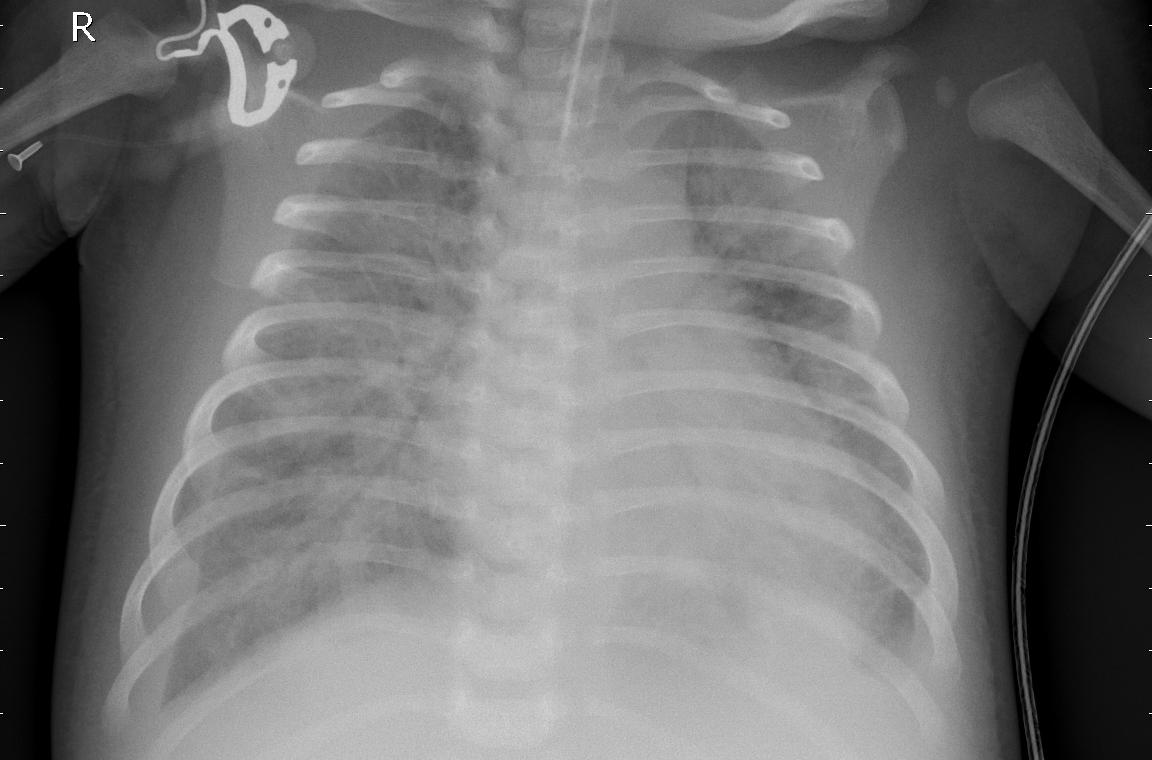
#> input picture assets/data/person1000_bacteria_2931.jpeg, 1152 x 760 px, found by its file name
$ jupyter execute Code.ipynb   (shell and % lines are left out)
#> lines starting #> are read from the running program, lines starting #| are printed output that depends on the picture
[cell 1]
import numpy as np
import matplotlib.pyplot as plt
from PIL import Image
from skimage import exposure
from scipy.ndimage import gaussian_filter
import ipywidgets as widgets
from ipywidgets import interact

[cell 2]
# ----- Helper Functions to Compute Metrics for an ROI with Background as the Rest of the Image -----
def compute_roi_snr(signal_roi, background_pixels):
    """
    Compute SNR as the ratio of the mean signal in the signal ROI
    to the standard deviation of the background (all pixels outside the ROI).
    """
    mean_signal = np.mean(signal_roi)
    std_background = np.std(background_pixels)
    return mean_signal / std_background if std_background != 0 else np.nan

[cell 3]
def compute_roi_cnr(signal_roi, background_pixels):
    """
    Compute CNR as the difference between the signal and background means,
    divided by the standard deviation of the background.
    """
    mean_signal = np.mean(signal_roi)
    mean_background = np.mean(background_pixels)
    std_background = np.std(background_pixels)
    return (mean_signal - mean_background) / std_background if std_background != 0 else np.nan

[cell 4]
def compute_roi_resolution(signal_roi):
    """
    Compute a global measure of spatial resolution via Fourier analysis on the signal ROI.
    A sharper image tends to have more high-frequency content.
    Here we use the mean magnitude of the shifted Fourier spectrum as a rough indicator.
    """
    fft_image = np.fft.fft2(signal_roi)
    fft_shifted = np.fft.fftshift(fft_image)
    magnitude_spectrum = np.abs(fft_shifted)
    return np.mean(magnitude_spectrum)

[cell 5]
# ----- Load and Normalize the Image -----
img = Image.open('/home/kareem-noureddine/Work/GitHub_Repos/X-Ray-Task/testing_environment/assets/data/person1000_bacteria_2931.jpeg').convert('L')
#> img is the input picture: PIL image 1152x760 L; min 0, max 255, mean 114.5
image = np.array(img, dtype=np.float32)
image_norm = exposure.rescale_intensity(image, out_range=(0, 1))
rows, cols = image_norm.shape
#> rows = 760; cols = 1152
#> the sliders are set to noise_level = 0.1, blur_sigma = 3, contrast_factor = 1.0, signal_x = 50, signal_y = 50, signal_width = 200, signal_height = 200

[cell 6]
def update_simulation(noise_level=0.1, blur_sigma=3, contrast_factor=1.0,
                      signal_x=50, signal_y=50, signal_width=200, signal_height=200):
    # --- Apply simulation to the entire image ---
    # Step 1: Add synthetic Gaussian noise
#> called with noise_level = 0.1, blur_sigma = 3, contrast_factor = 1, signal_x = 50, signal_y = 50, signal_width = 200, signal_height = 200
    noisy_image = image_norm + np.random.normal(0, noise_level, image_norm.shape)
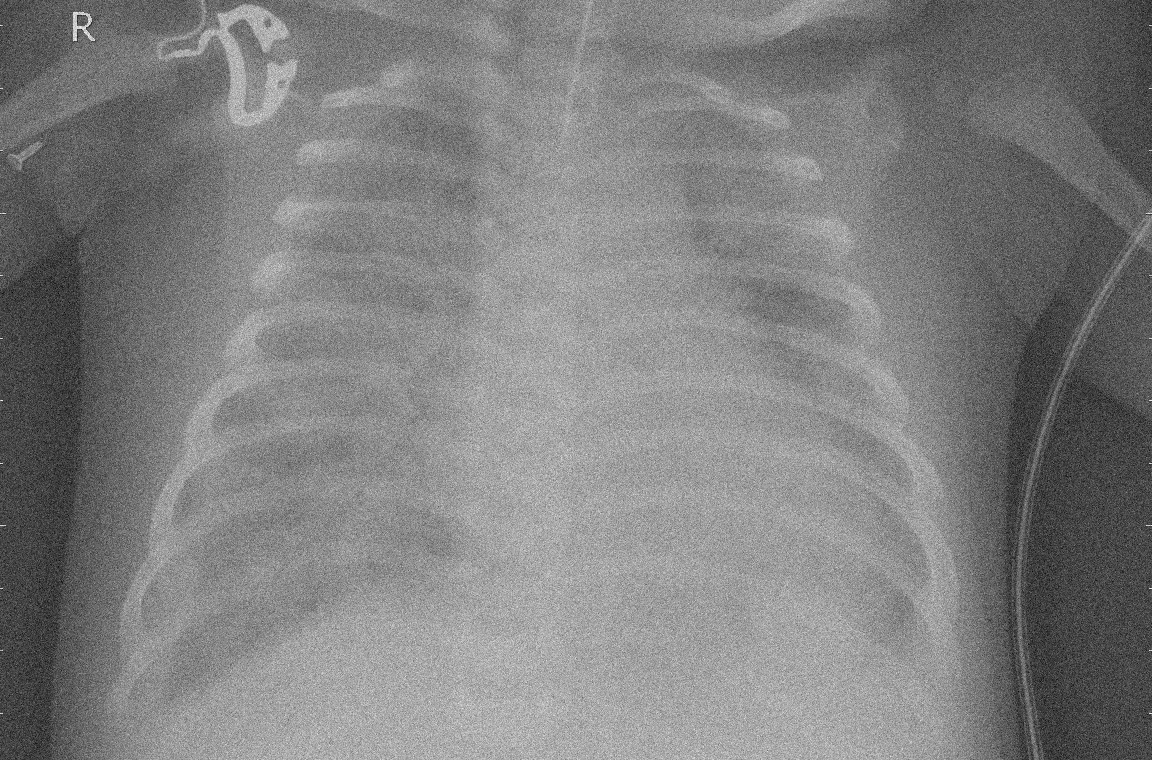
#> noisy_image: shape (760, 1152) float64; min -0.418, max 1.3, mean 0.449; drawn with min black and max white
    noisy_image = np.clip(noisy_image, 0, 1)

    # Step 2: Apply Gaussian blur
    blurred_image = gaussian_filter(noisy_image, sigma=blur_sigma)

    # Step 3: Adjust contrast (scaling differences from the mean intensity)
    mean_val = np.mean(blurred_image)
#> mean_val = 0.452
    adjusted_image = mean_val + contrast_factor * (blurred_image - mean_val)
    adjusted_image = np.clip(adjusted_image, 0, 1)

    # --- Extract Signal ROI ---
    signal_x = int(np.clip(signal_x, 0, cols-1))
#> signal_x = 50
    signal_y = int(np.clip(signal_y, 0, rows-1))
#> signal_y = 50
    signal_width = int(np.clip(signal_width, 10, cols - signal_x))
#> signal_width = 200
    signal_height = int(np.clip(signal_height, 10, rows - signal_y))
#> signal_height = 200

    signal_roi = adjusted_image[signal_y:signal_y+signal_height, signal_x:signal_x+signal_width]
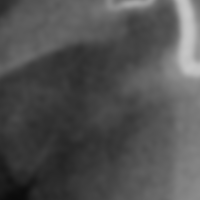
#> signal_roi: shape (200, 200) float64; min 0.0458, max 0.783, mean 0.319

    # Define background as all pixels outside the signal ROI
    mask = np.ones_like(adjusted_image, dtype=bool)
    mask[signal_y:signal_y+signal_height, signal_x:signal_x+signal_width] = False
    background_pixels = adjusted_image[mask]

    # Compute metrics
    snr = compute_roi_snr(signal_roi, background_pixels)
#> in compute_roi_snr, `mean_signal = np.mean(signal_roi)`: mean_signal = 0.319
#> in compute_roi_snr, `std_background = np.std(background_pixels)`: std_background = 0.214
#> snr = 1.49
    cnr = compute_roi_cnr(signal_roi, background_pixels)
#> in compute_roi_cnr, `mean_signal = np.mean(signal_roi)`: mean_signal = 0.319
#> in compute_roi_cnr, `mean_background = np.mean(background_pixels)`: mean_background = 0.459
#> in compute_roi_cnr, `std_background = np.std(background_pixels)`: std_background = 0.214
#> cnr = -0.654
    resolution = compute_roi_resolution(signal_roi)
#> resolution = 2.5

    # --- Visualization ---
    fig, ax = plt.subplots(2, 2, figsize=(18, 12))

    # Show full original image with signal ROI overlay
    ax[0, 0].imshow(image_norm, cmap='gray')
    ax[0, 0].set_title("Original Normalized Image")
    rect_orig = plt.Rectangle((signal_x, signal_y), signal_width, signal_height,
                              edgecolor='red', facecolor='none', linewidth=2, label='Signal ROI')
    ax[0, 0].add_patch(rect_orig)
    ax[0, 0].legend()
    ax[0, 0].axis('off')

    # Show full simulated image with signal ROI overlay
    ax[0, 1].imshow(adjusted_image, cmap='gray')
    ax[0, 1].set_title(f"Simulated Image\nNoise: {noise_level}, Blur: {blur_sigma}, Contrast: {contrast_factor}")
    rect_sim = plt.Rectangle((signal_x, signal_y), signal_width, signal_height,
                             edgecolor='red', facecolor='none', linewidth=2)
    ax[0, 1].add_patch(rect_sim)
    ax[0, 1].axis('off')

    # Zoom-in on Signal ROI from simulated image
    ax[1, 0].imshow(signal_roi, cmap='gray')
    ax[1, 0].set_title("Signal ROI (Simulated)")
    ax[1, 0].axis('off')

    # Zoom-in on Background: Display the background mask overlay on the simulated image
    # (Here we show the simulated image with the signal ROI masked out)
    background_image = adjusted_image.copy()
    background_image[~mask] = 0  # set signal ROI area to 0 for visualization
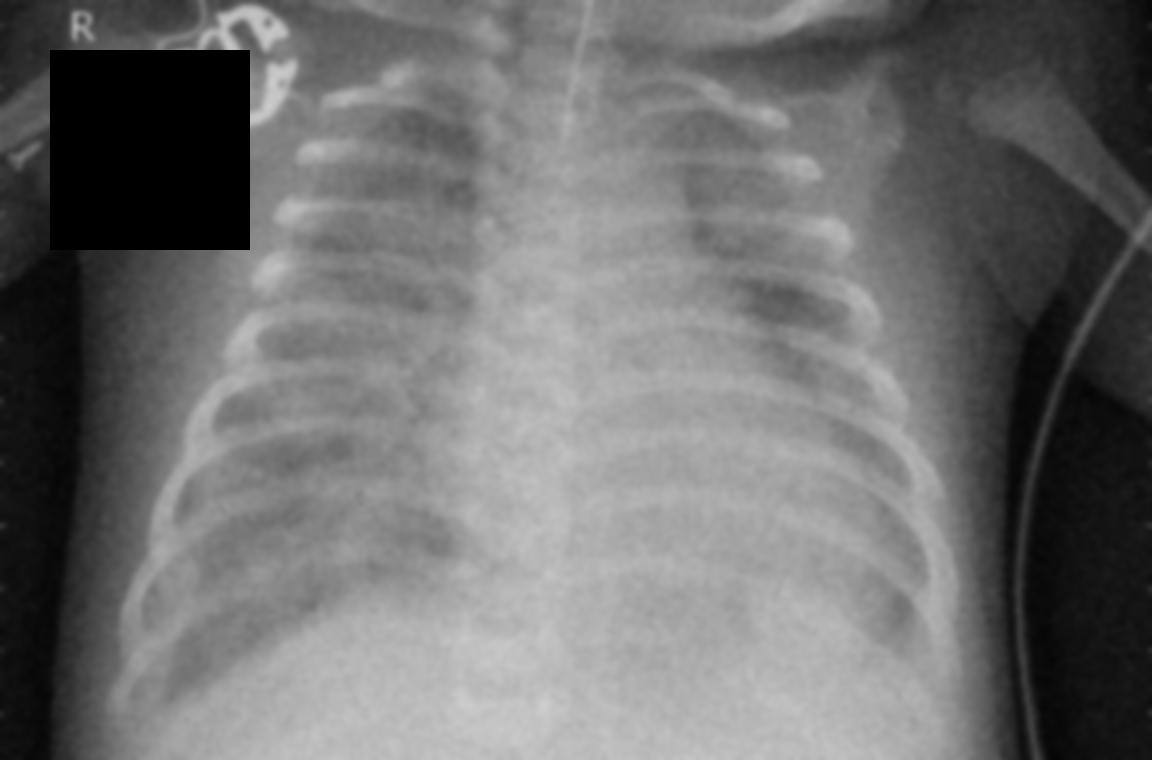
#> background_image: shape (760, 1152) float64; min 0, max 0.811, mean 0.438
    ax[1, 1].imshow(background_image, cmap='gray')
    ax[1, 1].set_title("Background (Rest of Image)")
    ax[1, 1].axis('off')

    plt.tight_layout()
    plt.show()
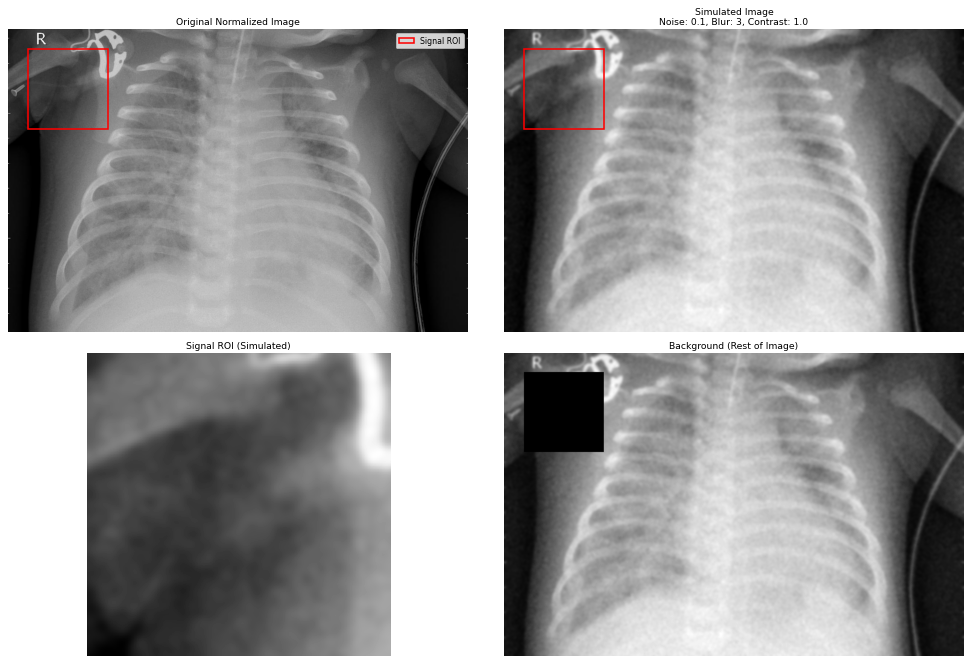
#> figure drawn by matplotlib, 4 panels

    # Print computed metrics for the Signal ROI with background as the rest of the image
    print("Computed Metrics on Signal ROI (Background = rest of image):")
    print(f"  SNR: {snr:.2f}")
#|   SNR: 1.49
    print(f"  CNR: {cnr:.2f}")
#|   CNR: -0.65
    print(f"  Spatial Resolution (mean FT magnitude): {resolution:.2f}")
#|   Spatial Resolution (mean FT magnitude): 2.50

$ run again, with assets/data/IM-0115-0001.jpeg copied over assets/data/person1000_bacteria_2931.jpeg
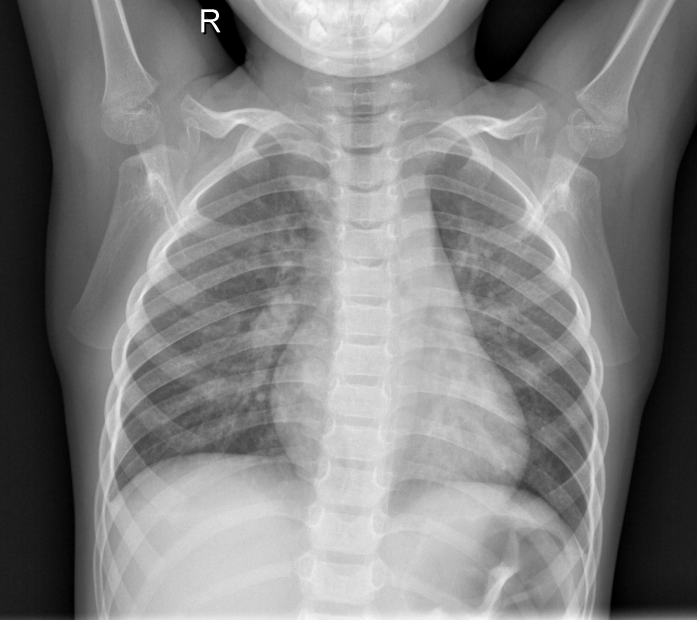
#> input picture assets/data/IM-0115-0001.jpeg, 2090 x 1858 px, found by its file name (shown at 1/3 size)
#> img is the input picture: PIL image 2090x1858 L; min 0, max 255, mean 128.9
#> mean_val = 0.507
#> in update_simulation, `signal_roi = adjusted_image[signal_y:signal_y+signal_height, signal_x:..`:
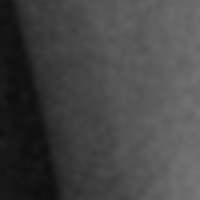
#> signal_roi: shape (200, 200) float64; min 0.0541, max 0.473, mean 0.272
#> in compute_roi_snr, `mean_signal = np.mean(signal_roi)`: mean_signal = 0.272
#> in compute_roi_snr, `std_background = np.std(background_pixels)`: std_background = 0.238
#> snr = 1.14
#> in compute_roi_cnr, `mean_signal = np.mean(signal_roi)`: mean_signal = 0.272
#> mean_background = 0.51
#> in compute_roi_cnr, `std_background = np.std(background_pixels)`: std_background = 0.238
#> cnr = -0.997
#> resolution = 1.63
#> in update_simulation, `plt.show()`:
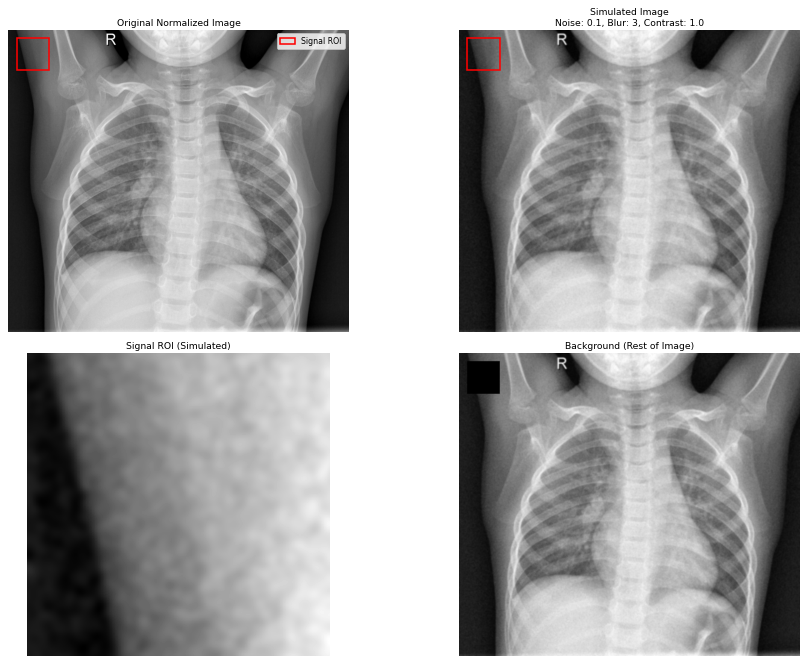
#> figure drawn by matplotlib, 4 panels
#|   SNR: 1.14
#|   CNR: -1.00
#|   Spatial Resolution (mean FT magnitude): 1.63

$ run again, with assets/data/IM-0117-0001.jpeg copied over assets/data/person1000_bacteria_2931.jpeg
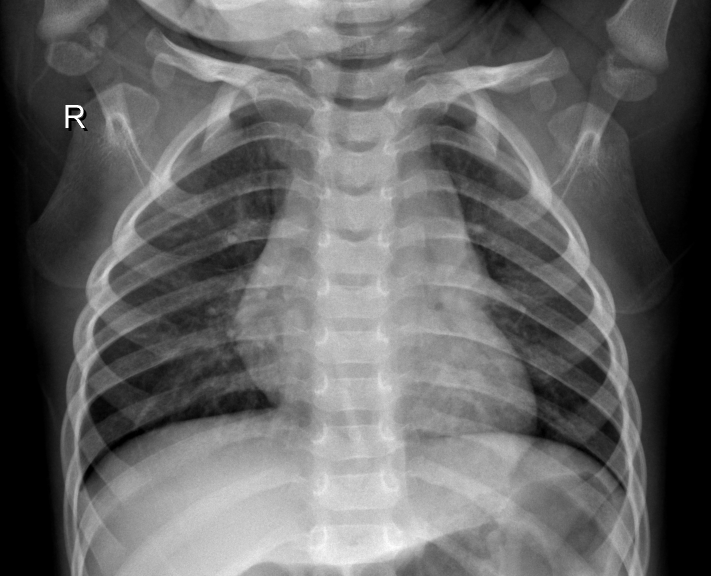
#> input picture assets/data/IM-0117-0001.jpeg, 1422 x 1152 px, found by its file name (shown at 1/2 size)
#> img is the input picture: PIL image 1422x1152 L; min 0, max 255, mean 100.7
#> mean_val = 0.399
#> in update_simulation, `signal_roi = adjusted_image[signal_y:signal_y+signal_height, signal_x:..`:
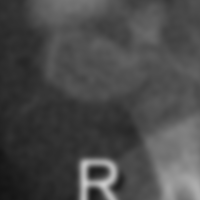
#> signal_roi: shape (200, 200) float64; min 0.0808, max 0.797, mean 0.291
#> in compute_roi_snr, `mean_signal = np.mean(signal_roi)`: mean_signal = 0.291
#> in compute_roi_snr, `std_background = np.std(background_pixels)`: std_background = 0.227
#> snr = 1.28
#> in compute_roi_cnr, `mean_signal = np.mean(signal_roi)`: mean_signal = 0.291
#> mean_background = 0.402
#> in compute_roi_cnr, `std_background = np.std(background_pixels)`: std_background = 0.227
#> cnr = -0.49
#> resolution = 3.48
#> in update_simulation, `plt.show()`:
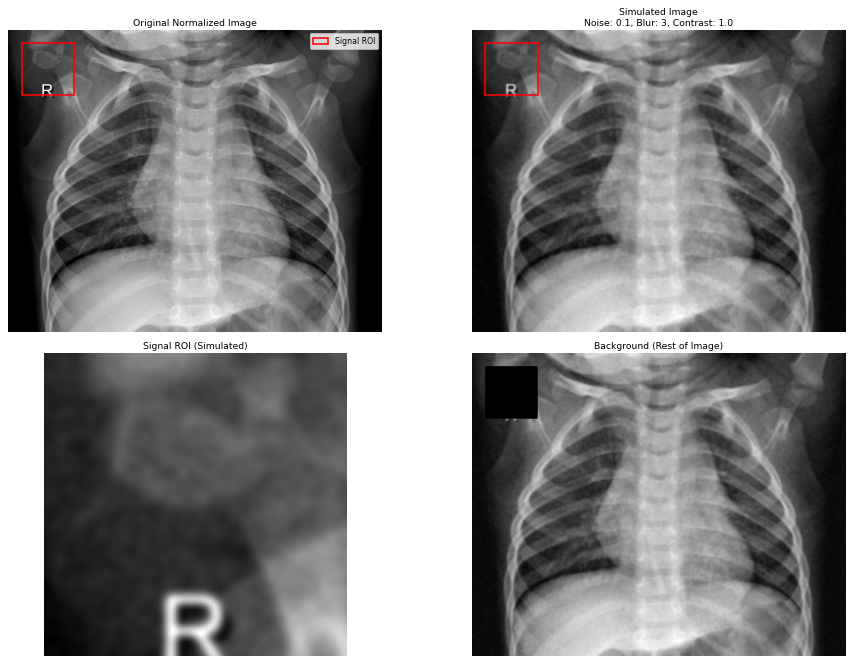
#> figure drawn by matplotlib, 4 panels
#|   SNR: 1.28
#|   CNR: -0.49
#|   Spatial Resolution (mean FT magnitude): 3.48
